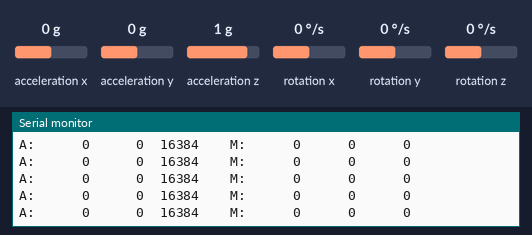
Simulated run of this sketch. Board: Arduino Zero (SAMD21). Parts: the last lines printed to the serial monitor. The test bench sets the inputs (shaded band); at power-on: acceleration x 0 g, acceleration y 0 g, acceleration z 1 g, rotation x 0 °/s, rotation y 0 °/s, rotation z 0 °/s.

Above: at 1.2 s.
1.3 s: acceleration x set to -1.4 g
At 1.33 s:
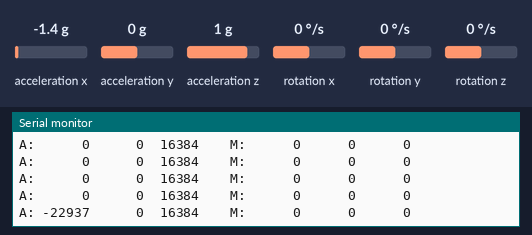
3.2 s: acceleration y set to -1.4 g
At 3.36 s:
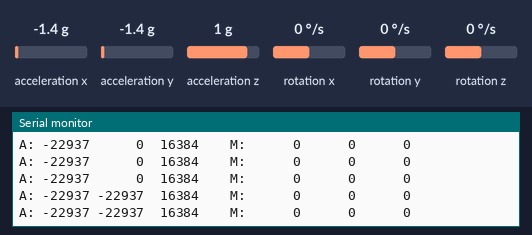
5.1 s: acceleration z set to -1.4 g
At 5.18 s:
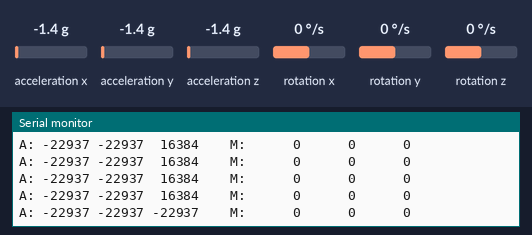
7.0 s: acceleration x set to 0 g
At 7.01 s:
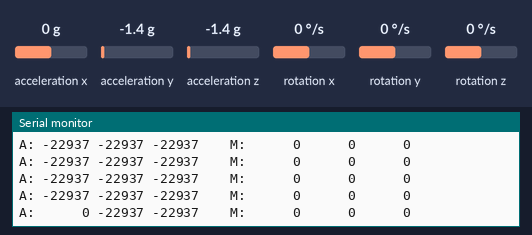
8.9 s: acceleration y set to 0 g
At 8.94 s:
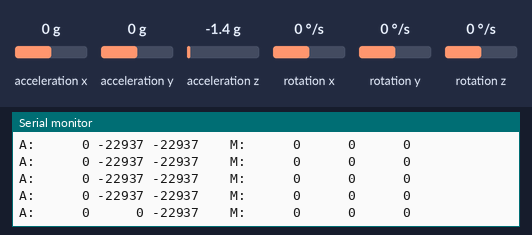
10.8 s: acceleration z set to 0 g
At 10.87 s:
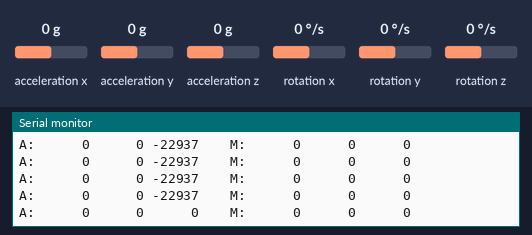

The sketch:

161_Sodaq_AccMagn.ino
```cpp
#include <Wire.h>
#include <LSM303.h>

LSM303 compass;

char report[80];

void setup()
{
  SerialUSB.begin(9600);
  Wire.begin();
  compass.init();
  compass.enableDefault();
}

void loop()
{
  compass.read();
  snprintf(report, sizeof(report), "A: %6d %6d %6d    M: %6d %6d %6d",
           compass.a.x, compass.a.y, compass.a.z,
           compass.m.x, compass.m.y, compass.m.z);
  SerialUSB.println(report);
  delay(100);
}
```

Measured:
- after the input at 1.3 s, the serial monitor: prints a new line at once (image 1)
- after the input at 3.2 s, the serial monitor: prints a new line after 0.05 s (image 2)
- after the input at 5.1 s, the serial monitor: prints a new line after 0.08 s (image 3)
- after the input at 7.0 s, the serial monitor: prints a new line at once (image 4)
- after the input at 8.9 s, the serial monitor: prints a new line at once (image 5)
- after the input at 10.8 s, the serial monitor: prints a new line after 0.07 s (image 6)
